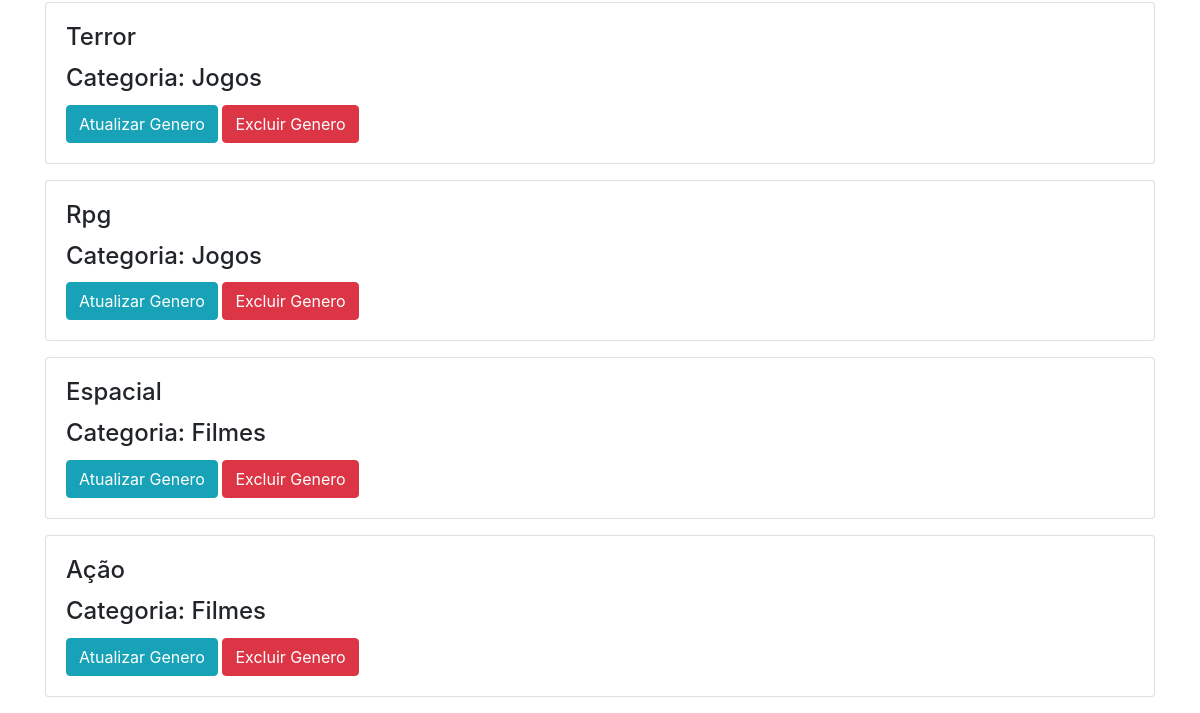
/admin/generos/filme (signed in, lower part), run on an earlier commit of the app's database.
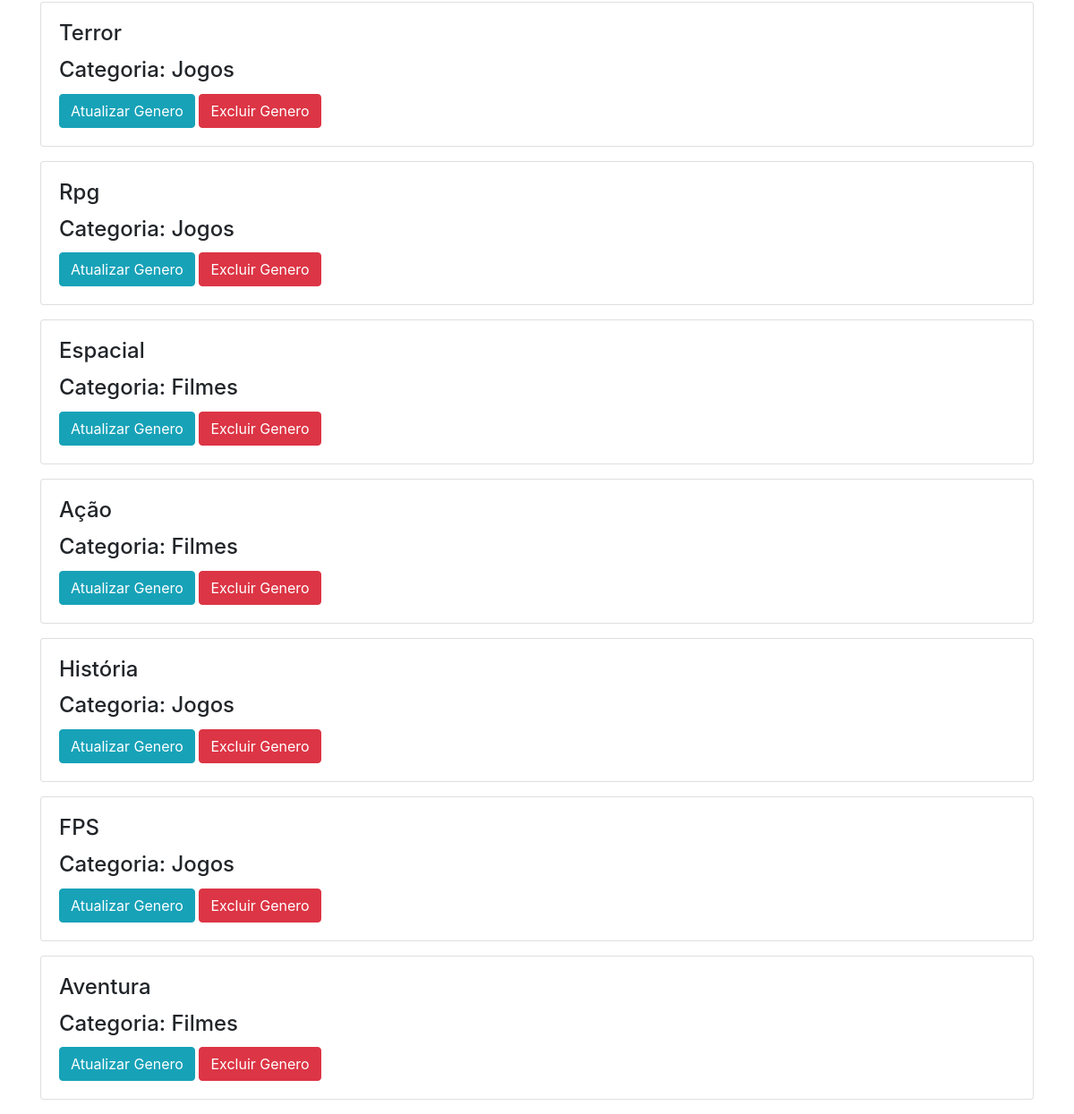
And on a later commit of the database.
### review/material/models.py (models this page shows)
class Generos(db.Model):
    id = db.Column(db.Integer, primary_key=True)
    nome = db.Column(db.String(150), unique=True)
    id_categoria = db.Column(db.Integer, db.ForeignKey('categoria.id'))
    categoria = db.relationship('Categoria', backref=db.backref('Generos', lazy=True))

class Categoria(db.Model):
    id = db.Column(db.Integer, primary_key=True)
    nome = db.Column(db.String(150), unique=True)
    descricao = db.Column(db.String(1500))

### review/material/routes.py (the view, shortened to what this page needs)
@app.route('/admin/generos/filme',methods = ['GET','POST'])
@login_required
def generos():
    if verificar_permissao_admin()==False:
        return redirect(url_for('home'))
    title = 'Genero Filme'
    form = FormGeneros(request.form)
    categorias = Categoria.query.all()
    generos_filme = Generos.query.all()
    generos_filtrados = None
    categoria_especifica = None
    filtro = None
    categoria = None
    return render_template('material/generos.html', form = form,generos_filtrados = generos_filtrados, categoria_especifica = categoria_especifica,
                            generos_filme = generos_filme, title = title, categorias = categorias, filtro = filtro, categoria = categoria)

### review/admin/routes.py (called while the page is built)
@login_manager.user_loader
def load_user(user_id):
    admin = Admin.query.get(int(user_id))
    if admin:
        return admin
    else:
        return UsuarioDb.query.get(int(user_id))

### review/material/routes.py (called while the page is built)
def verificar_permissao_admin():
    try:
        if current_user.role == 'admin':
            return True
    except:
        flash('Você não tem permissão de admin','danger')
        return False

### review/templates/material/generos.html (shortened to what this page needs)
{% extends "base.html" %}
{% block content %}
{% from "_formularioajuda.html" import render_field %}
<div class="container mt-4">
    {% if filtro and generos_filtrados==[] %}
        <h4>Resultado da Pesquisa: {{filtro}} / {{categoria_especifica}}</h4>
        <h5>Sem resultados para sua busca!</h5>
    {% else %}
        {% if generos_filtrados %}
            <h4>Resultado da Pesquisa: {{filtro}} / {{categoria_especifica}}</h4>
            {% for genero in generos_filtrados %}
                <div class="card mb-3">
                    <div class="card-body">
                        <h4 class="card-title">{{ genero.nome }}</h4>
                        <h4 class="card-title">Categoria: {{ genero.categoria.nome }}</h4>
                        <a href="{{url_for('generos_atualizar', id=genero.id)}}" class="btn btn-info">Atualizar Genero</a>
                        <a href="{{url_for('generos_excluir', id=genero.id)}}" class="btn btn-danger">Excluir Genero</a>
                    </div>
                </div>
            {% endfor %}
        {% else %}
            {% for genero in generos_filme %}
                    <div class="card mb-3">
                        <div class="card-body">
                            <h4 class="card-title">{{ genero.nome }}</h4>
                            <h4 class="card-title">Categoria: {{ genero.categoria.nome }}</h4>
                            <a href="{{url_for('generos_atualizar', id=genero.id)}}" class="btn btn-info">Atualizar Genero</a>
                            <a href="{{url_for('generos_excluir', id=genero.id)}}" class="btn btn-danger">Excluir Genero</a>
                        </div>
                    </div>
            {% endfor %}
        {% endif %}
    {% endif %}
</div>
{% endblock %}

### review/templates/base.html (shortened to what this page needs)
<!DOCTYPE html>
<html lang="en">
<head>
    <link rel="stylesheet" href="{{url_for('static',filename='css/css.css')}}">
    <link rel="stylesheet" href="{{url_for('static', filename = 'bootstrap/bootstrap.min.css')}}">
    <link rel="stylesheet" href="https://cdnjs.cloudflare.com/ajax/libs/font-awesome/6.0.0-beta3/css/all.min.css">
</head>
<body>
    {% block content %}{% endblock %}
</body>
</html>

What changed in the data, as far as the page shows it:
added Generos: nome "História", categoria.nome "Jogos"
added Generos: nome "FPS", categoria.nome "Jogos"
added Generos: nome "Aventura", categoria.nome "Filmes"
